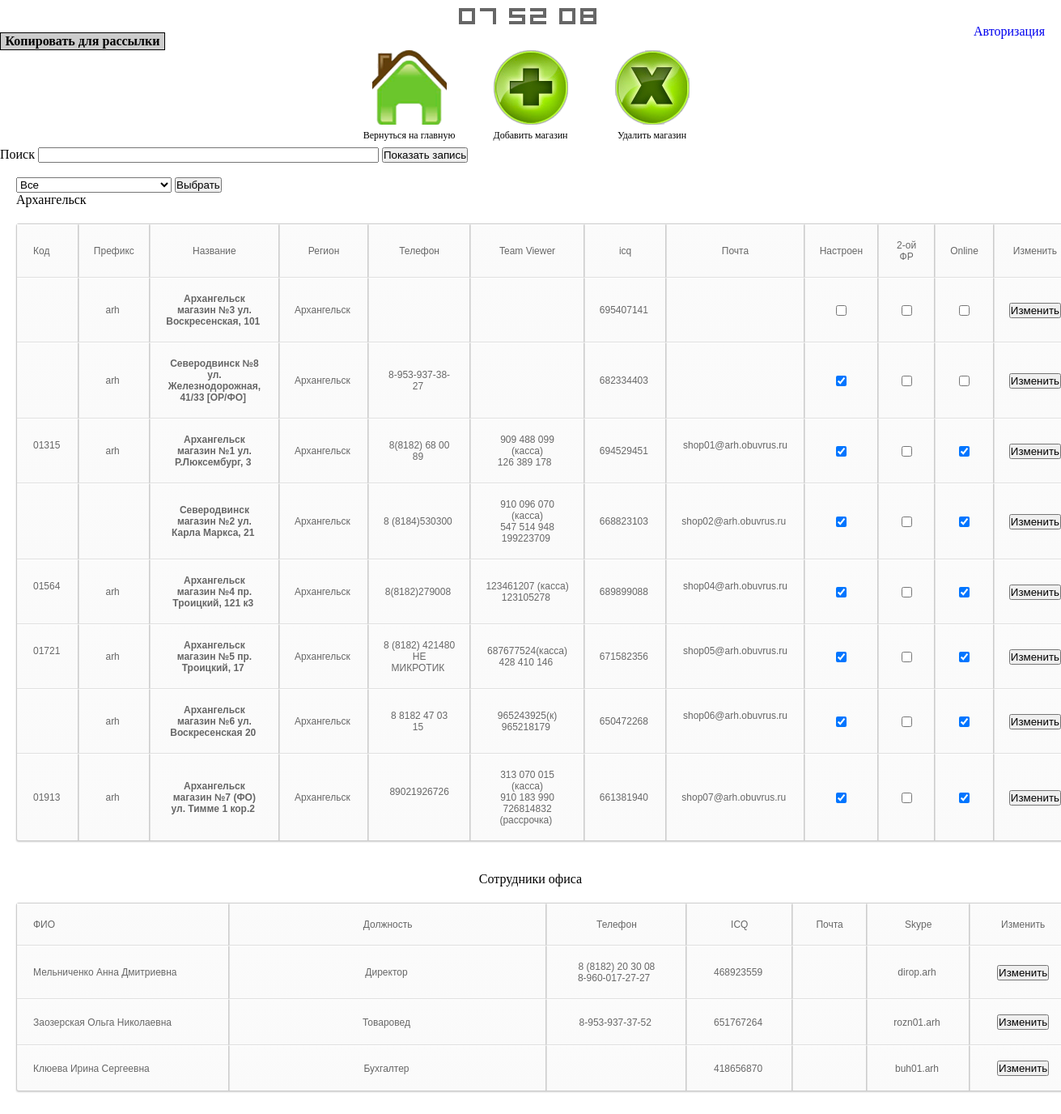
/shops.php?reg=Архангельск, run on the app's committed database.
### tables this page shows
CREATE TABLE IF NOT EXISTS `mag` (
  `id` int(4) unsigned NOT NULL AUTO_INCREMENT,
  `kod` varchar(10) NOT NULL,
  `pref` varchar(15) NOT NULL,
  `name` varchar(100) NOT NULL,
  `number` int(3) NOT NULL,
  `region` varchar(30) NOT NULL,
  `city` varchar(30) NOT NULL,
  `tel` varchar(100) NOT NULL,
  `teamviewer` varchar(200) NOT NULL,
  `icq` varchar(100) NOT NULL,
  `chek` tinyint(1) NOT NULL,
  `fr` tinyint(1) NOT NULL,
  `online` tinyint(1) NOT NULL,
  `mail` varchar(100) NOT NULL,
  PRIMARY KEY (`id`)
);

CREATE TABLE IF NOT EXISTS `peoples` (
  `id` int(5) NOT NULL AUTO_INCREMENT,
  `number` int(3) NOT NULL,
  `fio` varchar(100) NOT NULL,
  `whois` varchar(100) NOT NULL,
  `region` varchar(100) NOT NULL,
  `spec` varchar(100) NOT NULL,
  `tel` varchar(100) NOT NULL,
  `icq` varchar(50) NOT NULL,
  `mail` varchar(50) NOT NULL,
  `skype` varchar(20) NOT NULL,
  PRIMARY KEY (`id`)
);

### functions.php (the view, shortened to what this page needs)
<?php
	function get_region() {
	$action="shops.php";
	$sql = 'SELECT * FROM region';
	$result_select = mysql_query($sql) or die('Запрос не удался: ' . mysql_error());
?>
	<form action=<? echo $action; ?> method=GET >
		<?php
			echo "<br>";
			echo "<select name = 'reg' style='margin-left:20px'>";
			while($object = mysql_fetch_object($result_select))
			{
				echo "<option value = '$object->name' > $object->name </option>";
			}
			echo "</select>";
		?>
	<INPUT TYPE=submit class=button VALUE="Выбрать">
	</form>
<?php }
	function get_list_magazine() {
		if($_GET['reg']){
			$reg=$_GET['reg'];
		}
		echo "<p style='margin-left:20px'>".$reg."</p>";
		if($reg == "" || $reg == "Все" ||  $reg == "it-отдел")
		{
			$query = 'SELECT * FROM mag order by name';
		}
		else
		{
			$query = "SELECT * FROM mag WHERE region='".$reg."' order by number";
		}
		$result = mysql_query($query) or die('Запрос не удался: ' . mysql_error());
		if($result)
		{
		  echo "<table border='1' cellspacing='0' cellpadding='5' style='margin-left:20px' width = 97%>";
		  echo "
			<tr>
				<td ALIGN=CENTER>Код</td>
				<td ALIGN=CENTER>Префикс</td>
				<td ALIGN=CENTER>Название</td>
				<td ALIGN=CENTER>Регион</td>
				<td ALIGN=CENTER>Телефон</td>
				<td ALIGN=CENTER>Team Viewer</td>
				<td ALIGN=CENTER>icq</td>
				<td ALIGN=CENTER>Почта</td>
				<td ALIGN=CENTER width = 32px>Настроен</td>
				<td ALIGN=CENTER width = 32px>2-ой ФР</td>
				<td ALIGN=CENTER width = 32px>Online</td>
				<td ALIGN=CENTER>Изменить</td>
			</tr>";
		  while($author = mysql_fetch_array($result))
		  {
			$checked = "";
			$checked_fr = "";
			$checked_online = "";
			if($author['chek'])
			{
					$checked = "checked";
			}
			if($author['online'])
			{
					$checked_online = "checked";
			}
			echo "<tr class='storepos'>
			<td ALIGN=CENTER>".$author['kod']."&nbsp;</td>
			<td ALIGN=CENTER>".$author['pref']."&nbsp </td>
			<td><a href='actt.php?name=".$author['name']."'>".$author['name']."&nbsp;</td>
			<td ALIGN=CENTER>".$author['region']."&nbsp;</td>
			<td>".$author['tel']."&nbsp;</td>
			<td>".$author['teamviewer']."&nbsp;</td>
			<td ALIGN=CENTER>".$author['icq']."&nbsp;</td>
			<td ALIGN=CENTER>".$author['mail']."&nbsp;</td>
			<td ALIGN=CENTER><input type='checkbox' id = '".$author['id']."'   onchange = 'showOrHide(".$author['id'].")' ".$checked."></td>
			<td ALIGN=CENTER><input type='checkbox' name = '".$author['id']."' id = '".$author['id']."12'   onchange = 'showOrHidefr(".$author['id']."12)' ".$checked_fr."></td>
			<td ALIGN=CENTER><input type='checkbox' name = '".$author['id']."' id = '".$author['id']."14'   onchange = 'showOrHideOnline(".$author['id']."14)' ".$checked_online."></td>
			<td ALIGN=CENTER>
				<form method='post' action='updateall.php'>
					<input type='hidden' name='update' value='".$author['id']."' />
					<input type='hidden' name='region' value='".$reg."' />
					<input type='submit' name='".$author['id']."' value='Изменить'>
				</form>
			</td>
			</tr>";
		  }
		  echo "</table>";
		  $q_p = "SELECT * FROM peoples WHERE region='".$reg."'";
		  echo "<br>";
			echo "<p align='center'>Сотрудники офиса</p>";
			$res_q_p = mysql_query($q_p) or die('Запрос не удался: ' . mysql_error());
			if($res_q_p)
			{
				echo "<table border='1' cellspacing='0' cellpadding='5' align='center' style='margin-left:20px' width = 97%>";
				echo "
				<tr>
					<td ALIGN=CENTER>ФИО</td>
					<td ALIGN=CENTER>Должность</td>
					<td ALIGN=CENTER>Телефон</td>
					<td ALIGN=CENTER>ICQ</td>
					<td ALIGN=CENTER>Почта</td>
					<td ALIGN=CENTER>Skype</td>
					<td ALIGN=CENTER>Изменить</td>
				</tr>";
				while($people_res = mysql_fetch_array($res_q_p))
				{
					echo "<tr>
					<td width = 20%>".$people_res['fio']."&nbsp;</td>
					<td width = 30%>".$people_res['whois']."&nbsp </td>
					<td>".$people_res['tel']."&nbsp;</td>
					<td>".$people_res['icq']."&nbsp;</td>
					<td>".$people_res['mail']."&nbsp;</td>
					<td>".$people_res['skype']."&nbsp;</td>
					<td ALIGN=CENTER>
						<form method='post' action='update_people.php'>
							<input type='hidden' name='update' value='".$people_res['id']."' />
							<input type='hidden' name='region' value='".$reg."' />
							<input type='submit' name='".$people_res['id']."' value='Изменить'>
						</form>
					</td>
					</tr>";
				}
				echo "</table>";
			}
		}
		else
		{
		  echo "<p><b>Error: ".mysql_error()."</b><p>";
		  exit();
		}
	}
?>

### css/style.css (style rules this page uses)
* { margin: 0; padding: 0; }
a { text-decoration: none; }
body { background-color: #fff; margin: 0; padding: 0; }
table { margin: 0; padding: 0; width: 100%; }
table a:link { color: #666; font-weight: bold; text-decoration:none; }
table { font-family:Arial, Helvetica, sans-serif; color:#666; font-size:12px; text-shadow: 1px 1px 0px #fff; background:#eaebec; margin:20px; border:#ccc 1px solid; -moz-border-radius:3px; -webkit-border-radius:3px; border-radius:3px; -moz-box-shadow: 0 1px 2px #d1d1d1; -webkit-box-shadow: 0 1px 2px #d1d1d1; box-shadow: 0 1px 2px #d1d1d1; }
table tr { text-align: center; padding-left:20px; }
table tr td:first-child { text-align: left; padding-left:20px; border-left: 0; }
table tr td { padding:18px; border-top: 1px solid #ffffff; border-bottom:1px solid #e0e0e0; border-left: 1px solid #e0e0e0; background: #fafafa; background: -webkit-gradient(linear, left top, left bottom, from(#fbfbfb), to(#fafafa)); background: -moz-linear-gradient(top, #fbfbfb, #fafafa); }
table tr:last-child td { border-bottom:0; }
table tr:last-child td:first-child { -moz-border-radius-bottomleft:3px; -webkit-border-bottom-left-radius:3px; border-bottom-left-radius:3px; }
table tr:last-child td:last-child { -moz-border-radius-bottomright:3px; -webkit-border-bottom-right-radius:3px; border-bottom-right-radius:3px; }

### data on the page
mag: pref "arh", name "Архангельск магазин №3 ул. Воскресенская, 101", region "Архангельск", icq "695407141"
mag: pref "arh", name "Северодвинск №8 ул. Железнодорожная, 41/33 [ОР/ФО]", region "Архангельск", tel "8-953-937-38-27", icq "682334403"
mag: kod "01315", pref "arh", name "Архангельск магазин №1 ул. Р.Люксембург, 3", region "Архангельск", tel "8(8182) 68 00 89", teamviewer "909 488 099 (касса) 126 389 178", icq "694529451", mail "shop01@arh.obuvrus.ru"
mag: name "Северодвинск магазин №2 ул. Карла Маркса, 21", region "Архангельск", tel "8 (8184)530300", teamviewer "910 096 070 (касса) 547 514 948 199223709", icq "668823103", mail "shop02@arh.obuvrus.ru"
mag: kod "01564", pref "arh", name "Архангельск магазин №4 пр. Троицкий, 121 к3", region "Архангельск", tel "8(8182)279008", teamviewer "123461207 (касса) 123105278", icq "689899088", mail "shop04@arh.obuvrus.ru"
mag: kod "01721", pref "arh", name "Архангельск магазин №5 пр. Троицкий, 17", region "Архангельск", tel "8 (8182) 421480 НЕ МИКРОТИК", teamviewer "687677524(касса) 428 410 146", icq "671582356", mail "shop05@arh.obuvrus.ru"
mag: pref "arh", name "Архангельск магазин №6 ул. Воскресенская 20", region "Архангельск", tel "8 8182 47 03 15", teamviewer "965243925(к) 965218179", icq "650472268", mail "shop06@arh.obuvrus.ru"
mag: kod "01913", pref "arh", name "Архангельск магазин №7 (ФО) ул. Тимме 1 кор.2", region "Архангельск", tel "89021926726", teamviewer "313 070 015 (касса) 910 183 990 726814832 (рассрочка)", icq "661381940", mail "shop07@arh.obuvrus.ru"
peoples: fio "Мельниченко Анна Дмитриевна", whois "Директор", tel "8 (8182) 20 30 08 8-960-017-27-27", icq "468923559", skype "dirop.arh"
peoples: fio "Заозерская Ольга Николаевна", whois "Товаровед", tel "8-953-937-37-52", icq "651767264", skype "rozn01.arh"
peoples: fio "Клюева Ирина Сергеевна", whois "Бухгалтер", icq "418656870", skype "buh01.arh"

### other printed values
$reg "Архангельск"
form field reg "Все"
